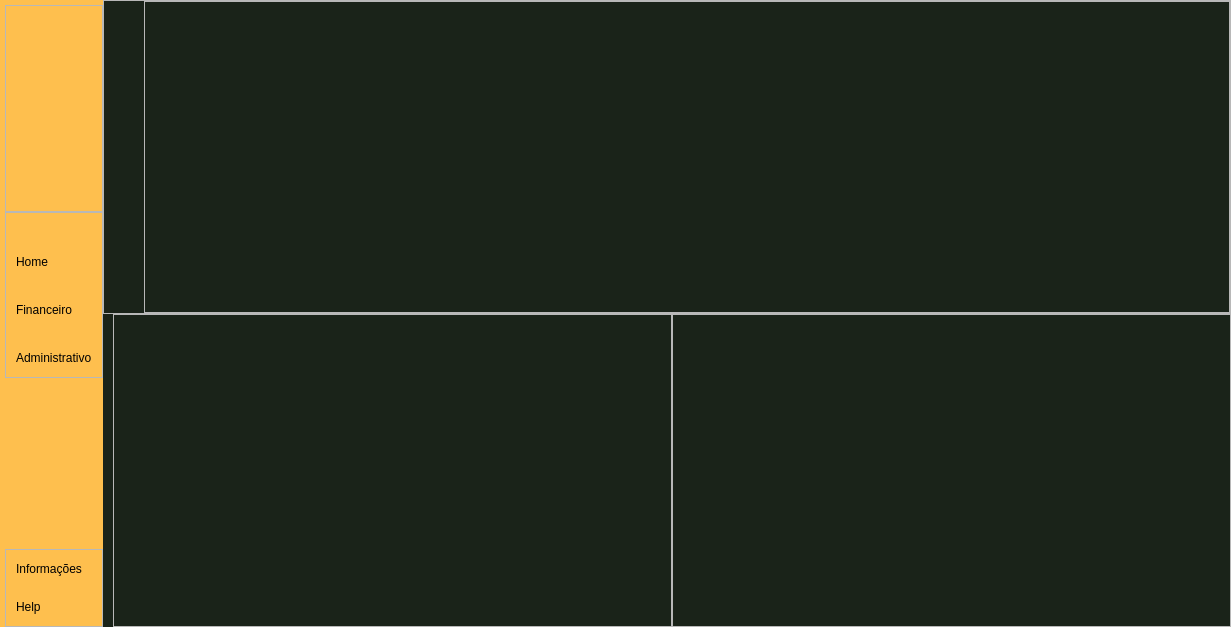
<?xml version="1.0" encoding="UTF-8"?>
<ui version="4.0">
 <class>medicina</class>
 <widget class="QDialog" name="medicina">
  <property name="geometry">
   <rect>
    <x>0</x>
    <y>0</y>
    <width>1231</width>
    <height>627</height>
   </rect>
  </property>
  <property name="windowTitle">
   <string>Dialog</string>
  </property>
  <layout class="QGridLayout" name="gridLayout">
   <property name="leftMargin">
    <number>0</number>
   </property>
   <property name="topMargin">
    <number>0</number>
   </property>
   <property name="rightMargin">
    <number>0</number>
   </property>
   <property name="bottomMargin">
    <number>0</number>
   </property>
   <property name="spacing">
    <number>0</number>
   </property>
   <item row="0" column="0">
    <widget class="QWidget" name="widget" native="true">
     <property name="styleSheet">
      <string notr="true"/>
     </property>
     <layout class="QHBoxLayout" name="horizontalLayout">
      <property name="spacing">
       <number>0</number>
      </property>
      <property name="leftMargin">
       <number>0</number>
      </property>
      <property name="topMargin">
       <number>0</number>
      </property>
      <property name="rightMargin">
       <number>0</number>
      </property>
      <property name="bottomMargin">
       <number>0</number>
      </property>
      <item alignment="Qt::AlignLeft">
       <widget class="QWidget" name="leftMenu" native="true">
        <property name="styleSheet">
         <string notr="true">#leftMenu
{
	
	background-color: rgb(254, 191, 78);
}</string>
        </property>
        <layout class="QVBoxLayout" name="verticalLayout_2">
         <property name="spacing">
          <number>0</number>
         </property>
         <property name="leftMargin">
          <number>5</number>
         </property>
         <property name="topMargin">
          <number>0</number>
         </property>
         <property name="rightMargin">
          <number>0</number>
         </property>
         <property name="bottomMargin">
          <number>0</number>
         </property>
         <item alignment="Qt::AlignLeft">
          <widget class="QWidget" name="leftMenuSub" native="true">
           <layout class="QVBoxLayout" name="verticalLayout_3">
            <property name="spacing">
             <number>0</number>
            </property>
            <property name="leftMargin">
             <number>0</number>
            </property>
            <property name="topMargin">
             <number>5</number>
            </property>
            <property name="rightMargin">
             <number>0</number>
            </property>
            <property name="bottomMargin">
             <number>0</number>
            </property>
            <item>
             <widget class="QFrame" name="frame">
              <property name="frameShape">
               <enum>QFrame::StyledPanel</enum>
              </property>
              <property name="frameShadow">
               <enum>QFrame::Raised</enum>
              </property>
              <layout class="QHBoxLayout" name="horizontalLayout_2">
               <property name="spacing">
                <number>0</number>
               </property>
               <property name="leftMargin">
                <number>0</number>
               </property>
               <property name="topMargin">
                <number>0</number>
               </property>
               <property name="rightMargin">
                <number>0</number>
               </property>
               <property name="bottomMargin">
                <number>0</number>
               </property>
               <item alignment="Qt::AlignLeft">
                <widget class="QLabel" name="logo">
                 <property name="maximumSize">
                  <size>
                   <width>166</width>
                   <height>56</height>
                  </size>
                 </property>
                 <property name="styleSheet">
                  <string notr="true">#logo
{
	backgroud-repeat: no-repeat;
backgroud-position: center;
}</string>
                 </property>
                 <property name="text">
                  <string/>
                 </property>
                 <property name="pixmap">
                  <pixmap>../../img plural/nova.png</pixmap>
                 </property>
                 <property name="scaledContents">
                  <bool>true</bool>
                 </property>
                </widget>
               </item>
              </layout>
             </widget>
            </item>
            <item alignment="Qt::AlignTop">
             <widget class="QFrame" name="frame_2">
              <property name="sizePolicy">
               <sizepolicy hsizetype="Preferred" vsizetype="Preferred">
                <horstretch>0</horstretch>
                <verstretch>0</verstretch>
               </sizepolicy>
              </property>
              <property name="frameShape">
               <enum>QFrame::StyledPanel</enum>
              </property>
              <property name="frameShadow">
               <enum>QFrame::Raised</enum>
              </property>
              <layout class="QVBoxLayout" name="verticalLayout_4">
               <property name="spacing">
                <number>0</number>
               </property>
               <property name="leftMargin">
                <number>0</number>
               </property>
               <property name="topMargin">
                <number>10</number>
               </property>
               <property name="rightMargin">
                <number>0</number>
               </property>
               <property name="bottomMargin">
                <number>10</number>
               </property>
               <item>
                <widget class="QPushButton" name="homeButton">
                 <property name="toolTip">
                  <string>Home</string>
                 </property>
                 <property name="styleSheet">
                  <string notr="true">#homeButton
{
	border: none;
	backgroud-color: transparent;
	backgroud: none;
	padding: 2px 10px;
	margin: 0;
	text-align: left;
	margin-top: 30px
}</string>
                 </property>
                 <property name="text">
                  <string>Home</string>
                 </property>
                 <property name="icon">
                  <iconset>
                   <normaloff>../../img plural/feather/home.svg</normaloff>../../img plural/feather/home.svg</iconset>
                 </property>
                 <property name="iconSize">
                  <size>
                   <width>24</width>
                   <height>24</height>
                  </size>
                 </property>
                </widget>
               </item>
               <item>
                <widget class="QPushButton" name="finButton">
                 <property name="toolTip">
                  <string>Financeiro</string>
                 </property>
                 <property name="styleSheet">
                  <string notr="true">#finButton
{
	border: none;
	backgroud-color: transparent;
	backgroud: none;
	padding: 2px 10px;
	margin: 0;
	text-align: left;
	margin-top: 30px
}</string>
                 </property>
                 <property name="text">
                  <string>Financeiro</string>
                 </property>
                 <property name="icon">
                  <iconset>
                   <normaloff>../../img plural/feather/dollar-sign.svg</normaloff>../../img plural/feather/dollar-sign.svg</iconset>
                 </property>
                 <property name="iconSize">
                  <size>
                   <width>24</width>
                   <height>24</height>
                  </size>
                 </property>
                </widget>
               </item>
               <item>
                <widget class="QPushButton" name="admButton">
                 <property name="toolTip">
                  <string>Administrativo</string>
                 </property>
                 <property name="styleSheet">
                  <string notr="true">#admButton
{
	border: none;
	backgroud-color: transparent;
	backgroud: none;
	margin: 0;
	text-align: left;
	padding: 2px 10px;
	margin-top: 30px
}</string>
                 </property>
                 <property name="text">
                  <string>Administrativo</string>
                 </property>
                 <property name="icon">
                  <iconset>
                   <normaloff>../../img plural/feather/archive.svg</normaloff>../../img plural/feather/archive.svg</iconset>
                 </property>
                 <property name="iconSize">
                  <size>
                   <width>24</width>
                   <height>24</height>
                  </size>
                 </property>
                </widget>
               </item>
              </layout>
             </widget>
            </item>
            <item alignment="Qt::AlignBottom">
             <widget class="QFrame" name="frame_3">
              <property name="frameShape">
               <enum>QFrame::StyledPanel</enum>
              </property>
              <property name="frameShadow">
               <enum>QFrame::Raised</enum>
              </property>
              <layout class="QVBoxLayout" name="verticalLayout_5">
               <property name="spacing">
                <number>0</number>
               </property>
               <property name="leftMargin">
                <number>0</number>
               </property>
               <property name="topMargin">
                <number>10</number>
               </property>
               <property name="rightMargin">
                <number>0</number>
               </property>
               <property name="bottomMargin">
                <number>10</number>
               </property>
               <item>
                <widget class="QPushButton" name="infoButton">
                 <property name="toolTip">
                  <string>Help</string>
                 </property>
                 <property name="styleSheet">
                  <string notr="true">#infoButton
{
	border: none;
	backgroud-color: transparent;
	backgroud: none;
	padding: 2px 10px;
	margin: 0;
	text-align: left;
}</string>
                 </property>
                 <property name="text">
                  <string>Informações</string>
                 </property>
                 <property name="icon">
                  <iconset>
                   <normaloff>../../img plural/feather/info.svg</normaloff>../../img plural/feather/info.svg</iconset>
                 </property>
                 <property name="iconSize">
                  <size>
                   <width>24</width>
                   <height>24</height>
                  </size>
                 </property>
                </widget>
               </item>
               <item>
                <widget class="QPushButton" name="helpButton">
                 <property name="toolTip">
                  <string>Help</string>
                 </property>
                 <property name="styleSheet">
                  <string notr="true">#helpButton
{
	border: none;
	backgroud-color: transparent;
	backgroud: none;
	padding: 2px 10px;
	margin: 0;
	text-align: left;
	margin-top: 20px
}</string>
                 </property>
                 <property name="text">
                  <string>Help</string>
                 </property>
                 <property name="icon">
                  <iconset>
                   <normaloff>../../img plural/feather/help-circle.svg</normaloff>../../img plural/feather/help-circle.svg</iconset>
                 </property>
                 <property name="iconSize">
                  <size>
                   <width>24</width>
                   <height>24</height>
                  </size>
                 </property>
                </widget>
               </item>
              </layout>
             </widget>
            </item>
           </layout>
          </widget>
         </item>
        </layout>
       </widget>
      </item>
      <item>
       <widget class="QWidget" name="rightMenu" native="true">
        <property name="sizePolicy">
         <sizepolicy hsizetype="Expanding" vsizetype="Preferred">
          <horstretch>0</horstretch>
          <verstretch>0</verstretch>
         </sizepolicy>
        </property>
        <property name="maximumSize">
         <size>
          <width>16777215</width>
          <height>16777215</height>
         </size>
        </property>
        <property name="styleSheet">
         <string notr="true">#rightMenu
{
	
	background-color: rgb(26, 35, 25);
}</string>
        </property>
        <layout class="QVBoxLayout" name="verticalLayout_11">
         <property name="spacing">
          <number>0</number>
         </property>
         <property name="leftMargin">
          <number>0</number>
         </property>
         <property name="topMargin">
          <number>0</number>
         </property>
         <property name="rightMargin">
          <number>0</number>
         </property>
         <property name="bottomMargin">
          <number>0</number>
         </property>
         <item>
          <widget class="QFrame" name="frame_6">
           <property name="frameShape">
            <enum>QFrame::StyledPanel</enum>
           </property>
           <property name="frameShadow">
            <enum>QFrame::Raised</enum>
           </property>
           <layout class="QVBoxLayout" name="verticalLayout_6">
            <property name="spacing">
             <number>0</number>
            </property>
            <property name="leftMargin">
             <number>40</number>
            </property>
            <property name="topMargin">
             <number>0</number>
            </property>
            <property name="rightMargin">
             <number>0</number>
            </property>
            <property name="bottomMargin">
             <number>0</number>
            </property>
            <item>
             <widget class="QFrame" name="frame_8">
              <property name="frameShape">
               <enum>QFrame::StyledPanel</enum>
              </property>
              <property name="frameShadow">
               <enum>QFrame::Raised</enum>
              </property>
              <layout class="QHBoxLayout" name="horizontalLayout_6">
               <item>
                <widget class="QPushButton" name="medBtn">
                 <property name="styleSheet">
                  <string notr="true">#medBtn
{
	border: none;
	backgroud-color: transparent;
	backgroud: none;
	margin: 0;
	text-align: left
}</string>
                 </property>
                 <property name="text">
                  <string/>
                 </property>
                 <property name="icon">
                  <iconset>
                   <normaloff>../../img plural/medBranco.png</normaloff>../../img plural/medBranco.png</iconset>
                 </property>
                 <property name="iconSize">
                  <size>
                   <width>260</width>
                   <height>50</height>
                  </size>
                 </property>
                </widget>
               </item>
              </layout>
             </widget>
            </item>
           </layout>
          </widget>
         </item>
         <item>
          <widget class="QWidget" name="widget_2" native="true">
           <layout class="QHBoxLayout" name="horizontalLayout_4">
            <property name="spacing">
             <number>0</number>
            </property>
            <property name="leftMargin">
             <number>10</number>
            </property>
            <property name="topMargin">
             <number>0</number>
            </property>
            <property name="rightMargin">
             <number>0</number>
            </property>
            <property name="bottomMargin">
             <number>0</number>
            </property>
            <item>
             <widget class="QFrame" name="frame_7">
              <property name="frameShape">
               <enum>QFrame::StyledPanel</enum>
              </property>
              <property name="frameShadow">
               <enum>QFrame::Raised</enum>
              </property>
              <layout class="QHBoxLayout" name="horizontalLayout_5"/>
             </widget>
            </item>
            <item>
             <widget class="QFrame" name="frame_5">
              <property name="frameShape">
               <enum>QFrame::StyledPanel</enum>
              </property>
              <property name="frameShadow">
               <enum>QFrame::Raised</enum>
              </property>
              <layout class="QHBoxLayout" name="horizontalLayout_3"/>
             </widget>
            </item>
           </layout>
          </widget>
         </item>
        </layout>
       </widget>
      </item>
     </layout>
    </widget>
   </item>
  </layout>
 </widget>
 <resources/>
 <connections/>
</ui>
